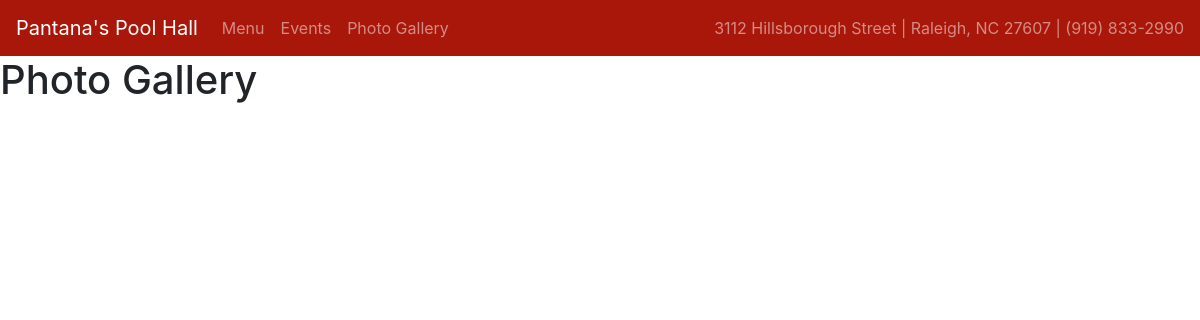
Before: /photos/ with the older database file.
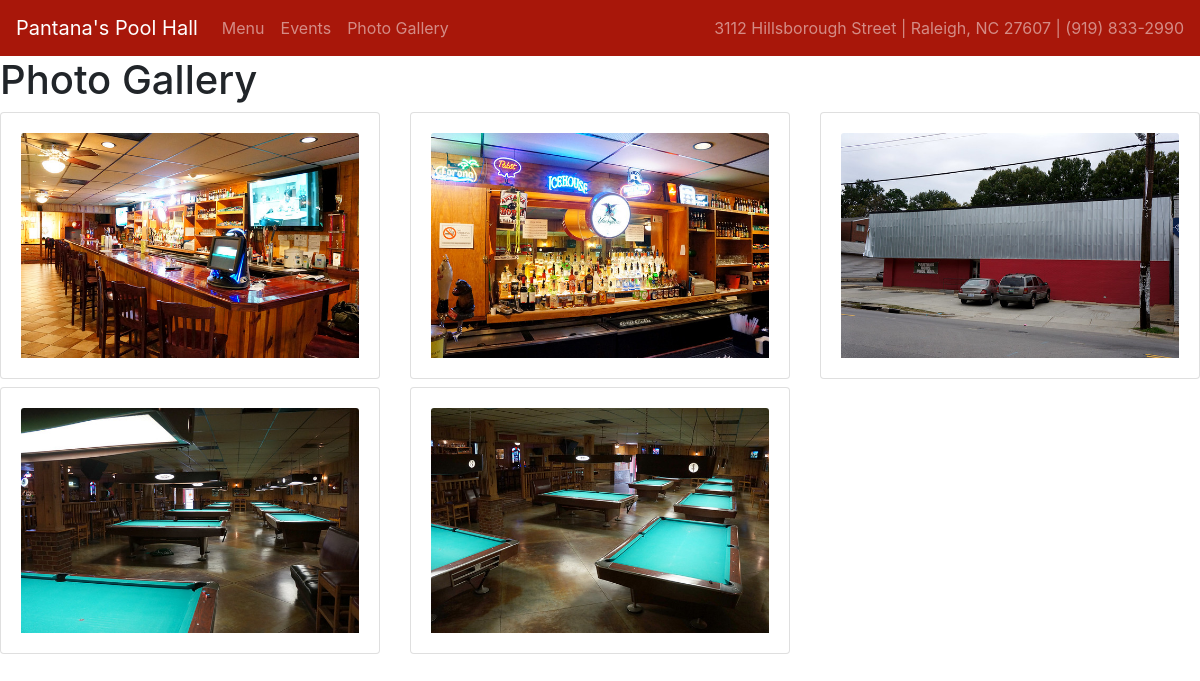
After: the same page with the newer database file.
### photos/models.py (models this page shows)
class Photo(models.Model):
    title = models.CharField(max_length=150)
    image = models.FilePathField(path='../PantanaBobs/static/images')

### photos/views.py (the view)
# urls.py: path("", views.photo_index, name="photo_index")
def photo_index(request):
    photos = Photo.objects.all()
    context = { "photos": photos }
    return render(request, "photo_index.html", context)

### photos/templates/photo_index.html
{% extends "base.html" %}
{% load static %}
{% block page_content %}
<h1>Photo Gallery</h1>
<div class="row">
{% for photo in photos %}
    <div class="col-md-4">
        <div class="card mb-2">
            <div class="card-body">
                <img class="card-img-top" src="{% static photo.image %}" alt="{{photos.name}}">
            </div>
        </div>
    </div>
    {% endfor %}
</div>
{% endblock %}

### PantanaBobs/templates/base.html (shortened to what this page needs)
<link rel="stylesheet" href="https://stackpath.bootstrapcdn.com/bootstrap/4.1.3/css/bootstrap.min.css">
<nav class="navbar sticky-top navbar-expand-lg navbar-dark" style="background-color: #a8170a">
    <a class="navbar-brand" href="#">Pantana's Pool Hall</a>
    <div class="collapse navbar-collapse">
      <ul class="navbar-nav">
        <li class="nav-item">
          <a class="nav-link" href="#">Menu</a>
        </li>
        <li class="nav-item">
          <a class="nav-link" href="#">Events</a>
        </li>
        <li class="nav-item">
          <a class="nav-link" href="#">Photo Gallery</a>
        </li>
      </ul>
    </div>
    <span class="navbar-text">
        3112 Hillsborough Street | Raleigh, NC 27607 | (919) 833-2990
    </span>
  </nav>
{% block page_content %}
{% endblock %}

Changed rows visible on the page:
added Photo: image (picture)
added Photo: image (picture)
added Photo: image (picture)
added Photo: image (picture)
added Photo: image (picture)
